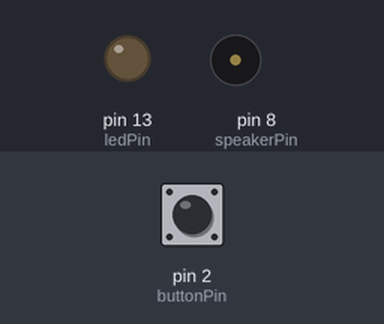
The sketch below on a simulated Arduino Uno, built with avr-gcc and run on an emulated ATmega328P. Parts: output pins drawn as LEDs (lit = HIGH), buzzer (waves = sounding). Dashed ring = blinking. The test bench sets the inputs (shaded band); at power-on: pin 2 (buttonPin) LOW.

Above: at 1.2 s.
1.3 s: pin 2 (buttonPin) pulled HIGH for 0.15 s
At 1.38 s:
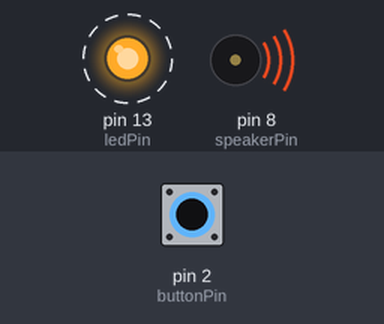
4.3 s: pin 2 (buttonPin) pulled HIGH for 1 s
At 6.83 s:
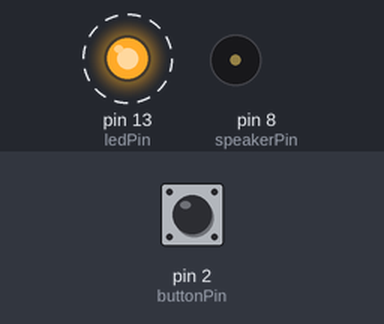
7.3 s: pin 2 (buttonPin) pulled HIGH for 3.2 s
At 12.6 s:
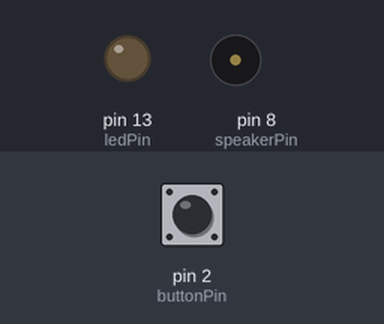
Timing chart, 0 to 14.1 s (numbered marks = the images above; inputs shaded):
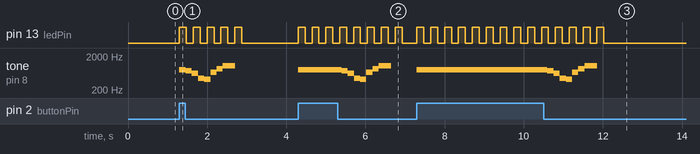

Measured:
- after the input at 1.3 s, pin 13 (ledPin): alternates HIGH for 0.18 s and LOW for 0.18 s, 10 changes in all, then stays LOW, starting at once; tone on pin 8 (speakerPin): plays 784 Hz for 0.16 s, 740 Hz for 0.16 s, 622 Hz for 0.16 s, 440 Hz for 0.16 s, 415 Hz for 0.16 s, 659 Hz for 0.16 s … (8 notes in this stretch), starting at once
- after the input at 4.3 s, pin 13 (ledPin): alternates HIGH for 0.18 s and LOW for 0.18 s, starting at once; tone on pin 8 (speakerPin): plays 784 Hz for 1.1 s, 740 Hz for 0.16 s, 622 Hz for 0.16 s, 440 Hz for 0.16 s, 415 Hz for 0.16 s, 659 Hz for 0.16 s … (8 notes in this stretch), starting at once
- after the input at 7.3 s, pin 13 (ledPin): alternates HIGH for 0.18 s and LOW for 0.18 s, 28 changes in all, then stays LOW, starting at once; tone on pin 8 (speakerPin): plays 784 Hz for 3.3 s, 740 Hz for 0.16 s, 622 Hz for 0.16 s, 440 Hz for 0.16 s, 415 Hz for 0.16 s, 659 Hz for 0.16 s … (8 notes in this stretch), starting at once

The sketch:

SoundTest.ino
```cpp
/*
  SoundTest
  Modified from Arduino IDE example 02.ToneMelody, 02.Button, and 02.BlinkWithoutDelay

  Plays a melody and blinks an LED when a button is pushed

  circuit:
  - 8 ohm speaker on digital pin 8
  - LED attached from pin 13 to ground through 330 ohm resistor
  - pushbutton attached to pin 2 from +5V
  - 10K resistor attached to pin 2 from ground

  created 21 Jan 2010
  by Tom Igoe
  modified 19 Mar 2025
  by Avis Chen
*/

// Declaration for sound variables
#include "pitches.h"
const int speakerPin = 8;

const int numNotes = 8;
// notes in the melody:
int melody[] = {
  NOTE_G5, NOTE_FS5, NOTE_DS5, NOTE_A4, NOTE_GS4, NOTE_E5, NOTE_GS5, NOTE_C6
};

// note durations: 4 = quarter note, 8 = eighth note, etc.:
int noteDurations[] = {
  8, 8, 8, 8, 8, 8, 8, 4
};

int currentNote = 0;
int noteTimings[numNotes];

// Declaration for button variables
const int buttonPin = 2;
int buttonState = 0;
bool buttonRecentLED = 0;
bool buttonRecentSpeaker = 0;


// Declaration for LED variables
const int ledPin = 13;
int ledState = LOW;
const int intervalLED = 175;  // interval at which to blink LEDs after scoring (milliseconds)
int numBlinks = 0; // Blink tracker

// Declaration for uninteruptable time variables
unsigned long currentMillis = 0; // Stores the current time (duration the program has been running)
unsigned long previousMillisNote = 0;  // will store last time the speaker was updated
unsigned long previousMillisLED = 0;  // will store last time LED was updated

void setup() {
  // initialize the LED pin as an output:
  pinMode(ledPin, OUTPUT);
  // initialize the pushbutton pin as an input:
  pinMode(buttonPin, INPUT);

  // Converts note lengths to millisecond basis
  for (int note; note < numNotes; note++) {
    noteTimings[note] = 1250 / noteDurations[note];
  }
}

void loop() {
  // If the button is pressed blink the LED and play a melody
  currentMillis = millis(); // Store the current time

  buttonState = digitalRead(buttonPin); // Check if the button is pressed

  // When the button is pressed, reset and trigger the operation of the LED and speaker
  if (buttonState == HIGH) {
    buttonRecentLED = 1;
    buttonRecentSpeaker = 1;
    numBlinks = 0;
    currentNote = 0;
  }

  // If the LED has not completed its blinks, continue to blink
  if (buttonRecentLED) {
    ledBlink();
  }
  else { // Otherwise, turn it off
    digitalWrite(ledPin, LOW);
  }

  // Likewise for the speaker and its melody
  if (buttonRecentSpeaker) {
    playMelody();
  }
  else {
      noTone(speakerPin);
  }


}

void ledBlink() {
  int timeSinceBlink = currentMillis - previousMillisLED;
  // If a long time has passed, deactivate LEDs
  if (numBlinks >= 5) {
    buttonRecentLED = 0;
    ledState = LOW;
  }

  // If the button has been recently pushed, allow the LED to blink and play the melody
  if (buttonRecentLED) {
    //Blink the LED according to the LED interval
    if (timeSinceBlink >= intervalLED) {
      previousMillisLED = currentMillis;
      if (ledState == LOW) {
        ledState = HIGH;
      }
      else {
        ledState = LOW;
        numBlinks++;
      }
    }
  }

  digitalWrite(ledPin, ledState);

}

void playMelody() {
  int timeSinceNote = currentMillis - previousMillisNote;

  // If all notes have been played, deactivate the speaker
  if (currentNote >= numNotes) {
    buttonRecentSpeaker = 0;
    noTone(speakerPin);
  }

  // For each note in the melody, play the corresponding note for the right duration
  if (timeSinceNote <= noteTimings[currentNote]) {
    tone(speakerPin, melody[currentNote]);
  }
  else { // After a note is done being played, iterate to the next note
    previousMillisNote = currentMillis;
    currentNote++;
    noTone(speakerPin);
  }
}
```

pitches.h
```cpp
/*************************************************
   Public Constants
 *************************************************/

#define NOTE_B0 31
#define NOTE_C1 33
#define NOTE_CS1 35
#define NOTE_D1 37
#define NOTE_DS1 39
#define NOTE_E1 41
#define NOTE_F1 44
#define NOTE_FS1 46
#define NOTE_G1 49
#define NOTE_GS1 52
#define NOTE_A1 55
#define NOTE_AS1 58
#define NOTE_B1 62
#define NOTE_C2 65
#define NOTE_CS2 69
#define NOTE_D2 73
#define NOTE_DS2 78
#define NOTE_E2 82
#define NOTE_F2 87
#define NOTE_FS2 93
#define NOTE_G2 98
#define NOTE_GS2 104
#define NOTE_A2 110
#define NOTE_AS2 117
#define NOTE_B2 123
#define NOTE_C3 131
#define NOTE_CS3 139
#define NOTE_D3 147
#define NOTE_DS3 156
#define NOTE_E3 165
#define NOTE_F3 175
#define NOTE_FS3 185
#define NOTE_G3 196
#define NOTE_GS3 208
#define NOTE_A3 220
#define NOTE_AS3 233
#define NOTE_B3 247
#define NOTE_C4 262
#define NOTE_CS4 277
#define NOTE_D4 294
#define NOTE_DS4 311
#define NOTE_E4 330
#define NOTE_F4 349
#define NOTE_FS4 370
#define NOTE_G4 392
#define NOTE_GS4 415
#define NOTE_A4 440
#define NOTE_AS4 466
#define NOTE_B4 494
#define NOTE_C5 523
#define NOTE_CS5 554
#define NOTE_D5 587
#define NOTE_DS5 622
#define NOTE_E5 659
#define NOTE_F5 698
#define NOTE_FS5 740
#define NOTE_G5 784
#define NOTE_GS5 831
#define NOTE_A5 880
#define NOTE_AS5 932
#define NOTE_B5 988
#define NOTE_C6 1047
#define NOTE_CS6 1109
#define NOTE_D6 1175
#define NOTE_DS6 1245
#define NOTE_E6 1319
#define NOTE_F6 1397
#define NOTE_FS6 1480
#define NOTE_G6 1568
#define NOTE_GS6 1661
#define NOTE_A6 1760
#define NOTE_AS6 1865
#define NOTE_B6 1976
#define NOTE_C7 2093
#define NOTE_CS7 2217
#define NOTE_D7 2349
#define NOTE_DS7 2489
#define NOTE_E7 2637
#define NOTE_F7 2794
#define NOTE_FS7 2960
#define NOTE_G7 3136
#define NOTE_GS7 3322
#define NOTE_A7 3520
#define NOTE_AS7 3729
#define NOTE_B7 3951
#define NOTE_C8 4186
#define NOTE_CS8 4435
#define NOTE_D8 4699
#define NOTE_DS8 4978
```
